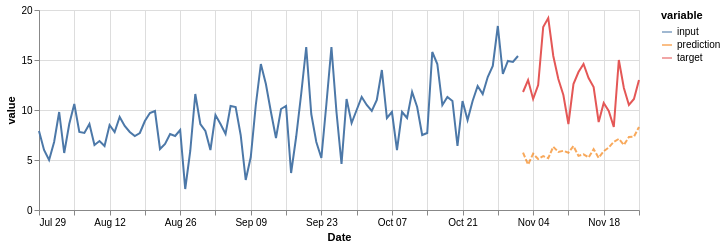

The notebook cell saved with this chart:
### Code cell
(on.Plot()
    .add(on.marks.line, input)
    .add(on.marks.line, target)
    .add(on.marks.line, prediction, type='dashed')
    .properties(width=600, height=200)
    .show()
)

### Figure 1 — Vega specification as saved in the notebook (floating-point values rounded to 4 significant figures)
{"$schema": "https://vega.github.io/schema/vega/v5.json", "data": [{"name": "source_0", "values": [{"Date": "1990-07-29T00:00:00.000", "variable": "input", "value": 7.9}, {"Date": "1990-07-30T00:00:00.000", "variable": "input", "value": 6.0}, {"Date": "1990-07-31T00:00:00.000", "variable": "input", "value": 5.0}, {"Date": "1990-08-01T00:00:00.000", "variable": "input", "value": 6.8}, {"Date": "1990-08-02T00:00:00.000", "variable": "input", "value": 9.8}, {"Date": "1990-08-03T00:00:00.000", "variable": "input", "value": 5.7}, {"Date": "1990-08-04T00:00:00.000", "variable": "input", "value": 8.6}, {"Date": "1990-08-05T00:00:00.000", "variable": "input", "value": 10.6}, {"Date": "1990-08-06T00:00:00.000", "variable": "input", "value": 7.8}, {"Date": "1990-08-07T00:00:00.000", "variable": "input", "value": 7.7}, {"Date": "1990-08-08T00:00:00.000", "variable": "input", "value": 8.6}, {"Date": "1990-08-09T00:00:00.000", "variable": "input", "value": 6.5}, {"Date": "1990-08-10T00:00:00.000", "variable": "input", "value": 6.9}, {"Date": "1990-08-11T00:00:00.000", "variable": "input", "value": 6.4}, {"Date": "1990-08-12T00:00:00.000", "variable": "input", "value": 8.5}, {"Date": "1990-08-13T00:00:00.000", "variable": "input", "value": 7.8}, {"Date": "1990-08-14T00:00:00.000", "variable": "input", "value": 9.3}, {"Date": "1990-08-15T00:00:00.000", "variable": "input", "value": 8.4}, {"Date": "1990-08-16T00:00:00.000", "variable": "input", "value": 7.8}, {"Date": "1990-08-17T00:00:00.000", "variable": "input", "value": 7.4}, {"Date": "1990-08-18T00:00:00.000", "variable": "input", "value": 7.7}, {"Date": "1990-08-19T00:00:00.000", "variable": "input", "value": 8.9}, {"Date": "1990-08-20T00:00:00.000", "variable": "input", "value": 9.7}, {"Date": "1990-08-21T00:00:00.000", "variable": "input", "value": 9.9}, {"Date": "1990-08-22T00:00:00.000", "variable": "input", "value": 6.1}, {"Date": "1990-08-23T00:00:00.000", "variable": "input", "value": 6.6}, {"Date": "1990-08-24T00:00:00.000", "variable": "input", "value": 7.6}, {"Date": "1990-08-25T00:00:00.000", "variable": "input", "value": 7.4}, {"Date": "1990-08-26T00:00:00.000", "variable": "input", "value": 8.0}, {"Date": "1990-08-27T00:00:00.000", "variable": "input", "value": 2.1}, {"Date": "1990-08-28T00:00:00.000", "variable": "input", "value": 5.9}, {"Date": "1990-08-29T00:00:00.000", "variable": "input", "value": 11.6}, {"Date": "1990-08-30T00:00:00.000", "variable": "input", "value": 8.6}, {"Date": "1990-08-31T00:00:00.000", "variable": "input", "value": 7.9}, {"Date": "1990-09-01T00:00:00.000", "variable": "input", "value": 6.0}, {"Date": "1990-09-02T00:00:00.000", "variable": "input", "value": 9.5}, {"Date": "1990-09-03T00:00:00.000", "variable": "input", "value": 8.6}, {"Date": "1990-09-04T00:00:00.000", "variable": "input", "value": 7.6}, {"Date": "1990-09-05T00:00:00.000", "variable": "input", "value": 10.4}, {"Date": "1990-09-06T00:00:00.000", "variable": "input", "value": 10.3}, {"Date": "1990-09-07T00:00:00.000", "variable": "input", "value": 7.5}, {"Date": "1990-09-08T00:00:00.000", "variable": "input", "value": 3.0}, {"Date": "1990-09-09T00:00:00.000", "variable": "input", "value": 5.3}, {"Date": "1990-09-10T00:00:00.000", "variable": "input", "value": 10.5}, {"Date": "1990-09-11T00:00:00.000", "variable": "input", "value": 14.6}, {"Date": "1990-09-12T00:00:00.000", "variable": "input", "value": 12.6}, {"Date": "1990-09-13T00:00:00.000", "variable": "input", "value": 9.8}, {"Date": "1990-09-14T00:00:00.000", "variable": "input", "value": 7.2}, {"Date": "1990-09-15T00:00:00.000", "variable": "input", "value": 10.1}, {"Date": "1990-09-16T00:00:00.000", "variable": "input", "value": 10.4}, {"Date": "1990-09-17T00:00:00.000", "variable": "input", "value": 3.7}, {"Date": "1990-09-18T00:00:00.000", "variable": "input", "value": 7.3}, {"Date": "1990-09-19T00:00:00.000", "variable": "input", "value": 11.6}, {"Date": "1990-09-20T00:00:00.000", "variable": "input", "value": 16.3}, {"Date": "1990-09-21T00:00:00.000", "variable": "input", "value": 9.6}, {"Date": "1990-09-22T00:00:00.000", "variable": "input", "value": 6.8}, {"Date": "1990-09-23T00:00:00.000", "variable": "input", "value": 5.2}, {"Date": "1990-09-24T00:00:00.000", "variable": "input", "value": 10.6}, {"Date": "1990-09-25T00:00:00.000", "variable": "input", "value": 16.3}, {"Date": "1990-09-26T00:00:00.000", "variable": "input", "value": 9.8}, {"Date": "1990-09-27T00:00:00.000", "variable": "input", "value": 4.6}, {"Date": "1990-09-28T00:00:00.000", "variable": "input", "value": 11.1}, {"Date": "1990-09-29T00:00:00.000", "variable": "input", "value": 8.7}, {"Date": "1990-09-30T00:00:00.000", "variable": "input", "value": 10.0}, {"Date": "1990-10-01T00:00:00.000", "variable": "input", "value": 11.3}, {"Date": "1990-10-02T00:00:00.000", "variable": "input", "value": 10.5}, {"Date": "1990-10-03T00:00:00.000", "variable": "input", "value": 9.9}, {"Date": "1990-10-04T00:00:00.000", "variable": "input", "value": 11.0}, {"Date": "1990-10-05T00:00:00.000", "variable": "input", "value": 14.0}, {"Date": "1990-10-06T00:00:00.000", "variable": "input", "value": 9.2}, {"Date": "1990-10-07T00:00:00.000", "variable": "input", "value": 9.8}, {"Date": "1990-10-08T00:00:00.000", "variable": "input", "value": 6.0}, {"Date": "1990-10-09T00:00:00.000", "variable": "input", "value": 9.8}, {"Date": "1990-10-10T00:00:00.000", "variable": "input", "value": 9.2}, {"Date": "1990-10-11T00:00:00.000", "variable": "input", "value": 11.8}, {"Date": "1990-10-12T00:00:00.000", "variable": "input", "value": 10.3}, {"Date": "1990-10-13T00:00:00.000", "variable": "input", "value": 7.5}, {"Date": "1990-10-14T00:00:00.000", "variable": "input", "value": 7.7}, {"Date": "1990-10-15T00:00:00.000", "variable": "input", "value": 15.8}, {"Date": "1990-10-16T00:00:00.000", "variable": "input", "value": 14.6}, {"Date": "1990-10-17T00:00:00.000", "variable": "input", "value": 10.5}, {"Date": "1990-10-18T00:00:00.000", "variable": "input", "value": 11.3}, {"Date": "1990-10-19T00:00:00.000", "variable": "input", "value": 10.9}, {"Date": "1990-10-20T00:00:00.000", "variable": "input", "value": 6.4}, {"Date": "1990-10-21T00:00:00.000", "variable": "input", "value": 10.9}, {"Date": "1990-10-22T00:00:00.000", "variable": "input", "value": 9.0}, {"Date": "1990-10-23T00:00:00.000", "variable": "input", "value": 10.9}, {"Date": "1990-10-24T00:00:00.000", "variable": "input", "value": 12.4}, {"Date": "1990-10-25T00:00:00.000", "variable": "input", "value": 11.6}, {"Date": "1990-10-26T00:00:00.000", "variable": "input", "value": 13.3}, {"Date": "1990-10-27T00:00:00.000", "variable": "input", "value": 14.4}, {"Date": "1990-10-28T00:00:00.000", "variable": "input", "value": 18.4}, {"Date": "1990-10-29T00:00:00.000", "variable": "input", "value": 13.6}, {"Date": "1990-10-30T00:00:00.000", "variable": "input", "value": 14.9}, {"Date": "1990-10-31T00:00:00.000", "variable": "input", "value": 14.8}, {"Date": "1990-11-01T00:00:00.000", "variable": "input", "value": 15.4}], "transform": [{"type": "formula", "expr": "toDate(datum['Date'])", "as": "Date"}]}, {"name": "source_1", "values": [{"Date": "1990-11-02T00:00:00.000", "variable": "target", "value": 11.8}, {"Date": "1990-11-03T00:00:00.000", "variable": "target", "value": 13.0}, {"Date": "1990-11-04T00:00:00.000", "variable": "target", "value": 11.1}, {"Date": "1990-11-05T00:00:00.000", "variable": "target", "value": 12.5}, {"Date": "1990-11-06T00:00:00.000", "variable": "target", "value": 18.3}, {"Date": "1990-11-07T00:00:00.000", "variable": "target", "value": 19.2}, {"Date": "1990-11-08T00:00:00.000", "variable": "target", "value": 15.4}, {"Date": "1990-11-09T00:00:00.000", "variable": "target", "value": 13.1}, {"Date": "1990-11-10T00:00:00.000", "variable": "target", "value": 11.5}, {"Date": "1990-11-11T00:00:00.000", "variable": "target", "value": 8.6}, {"Date": "1990-11-12T00:00:00.000", "variable": "target", "value": 12.6}, {"Date": "1990-11-13T00:00:00.000", "variable": "target", "value": 13.8}, {"Date": "1990-11-14T00:00:00.000", "variable": "target", "value": 14.6}, {"Date": "1990-11-15T00:00:00.000", "variable": "target", "value": 13.2}, {"Date": "1990-11-16T00:00:00.000", "variable": "target", "value": 12.3}, {"Date": "1990-11-17T00:00:00.000", "variable": "target", "value": 8.8}, {"Date": "1990-11-18T00:00:00.000", "variable": "target", "value": 10.7}, {"Date": "1990-11-19T00:00:00.000", "variable": "target", "value": 9.9}, {"Date": "1990-11-20T00:00:00.000", "variable": "target", "value": 8.3}, {"Date": "1990-11-21T00:00:00.000", "variable": "target", "value": 15.0}, {"Date": "1990-11-22T00:00:00.000", "variable": "target", "value": 12.2}, {"Date": "1990-11-23T00:00:00.000", "variable": "target", "value": 10.5}, {"Date": "1990-11-24T00:00:00.000", "variable": "target", "value": 11.1}, {"Date": "1990-11-25T00:00:00.000", "variable": "target", "value": 13.0}], "transform": [{"type": "formula", "expr": "toDate(datum['Date'])", "as": "Date"}]}, {"name": "source_2", "values": [{"Date": "1990-11-02T00:00:00.000", "variable": "prediction", "value": 5.735}, {"Date": "1990-11-03T00:00:00.000", "variable": "prediction", "value": 4.537}, {"Date": "1990-11-04T00:00:00.000", "variable": "prediction", "value": 5.624}, {"Date": "1990-11-05T00:00:00.000", "variable": "prediction", "value": 5.097}, {"Date": "1990-11-06T00:00:00.000", "variable": "prediction", "value": 5.382}, {"Date": "1990-11-07T00:00:00.000", "variable": "prediction", "value": 5.185}, {"Date": "1990-11-08T00:00:00.000", "variable": "prediction", "value": 6.323}, {"Date": "1990-11-09T00:00:00.000", "variable": "prediction", "value": 5.803}, {"Date": "1990-11-10T00:00:00.000", "variable": "prediction", "value": 5.921}, {"Date": "1990-11-11T00:00:00.000", "variable": "prediction", "value": 5.724}, {"Date": "1990-11-12T00:00:00.000", "variable": "prediction", "value": 6.393}, {"Date": "1990-11-13T00:00:00.000", "variable": "prediction", "value": 5.412}, {"Date": "1990-11-14T00:00:00.000", "variable": "prediction", "value": 5.571}, {"Date": "1990-11-15T00:00:00.000", "variable": "prediction", "value": 5.255}, {"Date": "1990-11-16T00:00:00.000", "variable": "prediction", "value": 6.09}, {"Date": "1990-11-17T00:00:00.000", "variable": "prediction", "value": 5.217}, {"Date": "1990-11-18T00:00:00.000", "variable": "prediction", "value": 5.876}, {"Date": "1990-11-19T00:00:00.000", "variable": "prediction", "value": 6.261}, {"Date": "1990-11-20T00:00:00.000", "variable": "prediction", "value": 6.819}, {"Date": "1990-11-21T00:00:00.000", "variable": "prediction", "value": 7.112}, {"Date": "1990-11-22T00:00:00.000", "variable": "prediction", "value": 6.509}, {"Date": "1990-11-23T00:00:00.000", "variable": "prediction", "value": 7.299}, {"Date": "1990-11-24T00:00:00.000", "variable": "prediction", "value": 7.341}, {"Date": "1990-11-25T00:00:00.000", "variable": "prediction", "value": 8.295}], "transform": [{"type": "formula", "expr": "toDate(datum['Date'])", "as": "Date"}]}, {"name": "source_0_color_domain_variable_0", "values": [{"variable": "input"}]}, {"name": "source_1_color_domain_variable_1", "values": [{"variable": "target"}]}, {"name": "source_2_color_domain_variable_2", "values": [{"variable": "prediction"}]}], "marks": [{"type": "group", "name": "layer_0_pathgroup", "from": {"facet": {"data": "source_0", "name": "faceted_path_layer_0_main", "groupby": ["variable"]}}, "encode": {"update": {"height": {"field": {"signal": null, "datum": null, "group": "height", "parent": null}}, "width": {"field": {"signal": null, "datum": null, "group": "width", "parent": null}}}}, "marks": [{"type": "line", "name": "layer_0_marks", "from": {"data": "faceted_path_layer_0_main"}, "sort": {"field": "x"}, "encode": {"update": {"y": {"field": "value", "scale": "y"}, "x": {"field": "Date", "scale": "x"}, "defined": {"signal": "isValid(datum[\"Date\"]) && isFinite(+datum[\"Date\"]) && isValid(datum[\"value\"]) && isFinite(+datum[\"value\"])"}, "stroke": {"field": "variable", "scale": "color"}}}, "style": ["line"]}]}, {"type": "group", "name": "layer_1_pathgroup", "from": {"facet": {"data": "source_1", "name": "faceted_path_layer_1_main", "groupby": ["variable"]}}, "encode": {"update": {"width": {"field": {"signal": null, "datum": null, "group": "width", "parent": null}}, "height": {"field": {"signal": null, "datum": null, "group": "height", "parent": null}}}}, "marks": [{"type": "line", "name": "layer_1_marks", "from": {"data": "faceted_path_layer_1_main"}, "sort": {"field": "x"}, "encode": {"update": {"x": {"field": "Date", "scale": "x"}, "stroke": {"field": "variable", "scale": "color"}, "y": {"field": "value", "scale": "y"}, "defined": {"signal": "isValid(datum[\"Date\"]) && isFinite(+datum[\"Date\"]) && isValid(datum[\"value\"]) && isFinite(+datum[\"value\"])"}}}, "style": ["line"]}]}, {"type": "group", "name": "layer_2_pathgroup", "from": {"facet": {"data": "source_2", "name": "faceted_path_layer_2_main", "groupby": ["variable"]}}, "encode": {"update": {"width": {"field": {"signal": null, "datum": null, "group": "width", "parent": null}}, "height": {"field": {"signal": null, "datum": null, "group": "height", "parent": null}}}}, "marks": [{"type": "line", "name": "layer_2_marks", "from": {"data": "faceted_path_layer_2_main"}, "sort": {"field": "x"}, "encode": {"update": {"defined": {"signal": "isValid(datum[\"Date\"]) && isFinite(+datum[\"Date\"]) && isValid(datum[\"value\"]) && isFinite(+datum[\"value\"])"}, "strokeDash": {"value": [5, 2]}, "stroke": {"field": "variable", "scale": "color"}, "y": {"field": "value", "scale": "y"}, "opacity": {"value": 0.7}, "x": {"field": "Date", "scale": "x"}}}, "style": ["line"]}]}], "scales": [{"name": "x", "type": "time", "domain": {"fields": [{"data": "source_0", "field": "Date"}, {"data": "source_1", "field": "Date"}, {"data": "source_2", "field": "Date"}]}, "range": [0, {"signal": "width"}]}, {"name": "y", "type": "linear", "domain": {"fields": [{"data": "source_0", "field": "value"}, {"data": "source_1", "field": "value"}, {"data": "source_2", "field": "value"}]}, "range": [{"signal": "height"}, 0], "zero": true, "nice": true}, {"name": "color", "type": "ordinal", "domain": {"fields": [{"data": "source_0_color_domain_variable_0", "field": "variable"}, {"data": "source_1_color_domain_variable_1", "field": "variable"}, {"data": "source_2_color_domain_variable_2", "field": "variable"}], "sort": true}, "range": "category"}], "axes": [{"scale": "x", "grid": true, "domain": false, "maxExtent": 0, "labels": false, "gridScale": "y", "orient": "bottom", "tickCount": {"signal": "ceil(width/40)"}, "aria": false, "ticks": false, "zindex": 0, "minExtent": 0}, {"scale": "y", "grid": true, "aria": false, "ticks": false, "zindex": 0, "minExtent": 0, "gridScale": "x", "orient": "left", "labels": false, "maxExtent": 0, "tickCount": {"signal": "ceil(height/40)"}, "domain": false}, {"scale": "x", "grid": false, "labelFlush": true, "title": "Date", "labelOverlap": true, "tickCount": {"signal": "ceil(width/40)"}, "zindex": 0, "orient": "bottom"}, {"scale": "y", "title": "value", "labelOverlap": true, "grid": false, "zindex": 0, "tickCount": {"signal": "ceil(height/40)"}, "orient": "left"}], "width": 600, "padding": 5, "height": 200, "legends": [{"stroke": "color", "symbolType": "stroke", "title": "variable", "encode": {"symbols": {"update": {"opacity": {"value": 0.7}}}}}], "style": "cell", "background": "white"}
